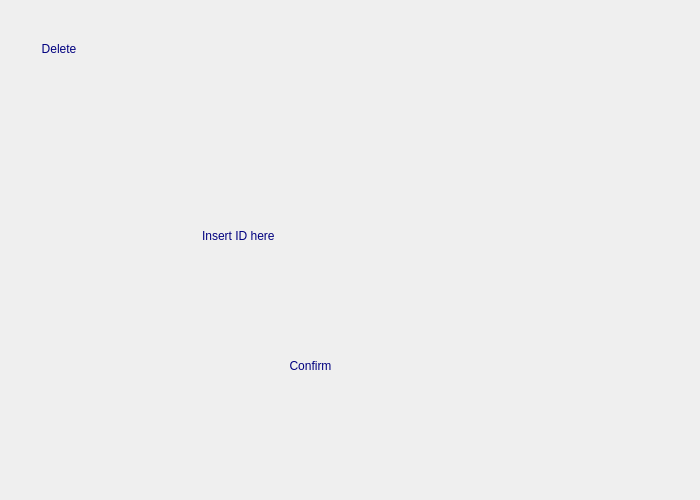
<?xml version="1.0" encoding="UTF-8"?>
<ui version="4.0">
 <class>delete_client</class>
 <widget class="QDialog" name="delete_client">
  <property name="geometry">
   <rect>
    <x>0</x>
    <y>0</y>
    <width>700</width>
    <height>500</height>
   </rect>
  </property>
  <property name="windowTitle">
   <string>Dialog</string>
  </property>
  <property name="styleSheet">
   <string notr="true">background-image: url(:/back2.png);</string>
  </property>
  <widget class="QGroupBox" name="groupBox">
   <property name="geometry">
    <rect>
     <x>40</x>
     <y>40</y>
     <width>631</width>
     <height>411</height>
    </rect>
   </property>
   <property name="styleSheet">
    <string notr="true">border-radius : 10px ;
font: 12pt &quot;MS Shell Dlg 2&quot;;
color: rgb(0, 0, 127);</string>
   </property>
   <property name="title">
    <string>Delete</string>
   </property>
   <widget class="QLineEdit" name="lineEdit_delete">
    <property name="geometry">
     <rect>
      <x>160</x>
      <y>160</y>
      <width>291</width>
      <height>71</height>
     </rect>
    </property>
    <property name="styleSheet">
     <string notr="true">border-radius : 10px ;
color: rgb(0, 0, 127);
background:transparent ;
border:none ; 
</string>
    </property>
    <property name="text">
     <string>Insert ID here</string>
    </property>
   </widget>
   <widget class="QPushButton" name="pushButton_confirm_delete">
    <property name="geometry">
     <rect>
      <x>180</x>
      <y>300</y>
      <width>181</width>
      <height>51</height>
     </rect>
    </property>
    <property name="text">
     <string>Confirm</string>
    </property>
   </widget>
  </widget>
 </widget>
 <resources/>
 <connections/>
</ui>
